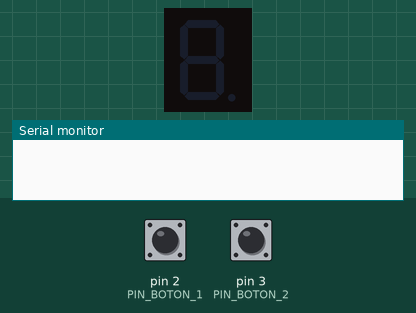
This sketch was run on a simulated Arduino Uno, built with avr-gcc and run on an emulated ATmega328P. On the bench: 1-digit seven-segment display, the last lines printed to the serial monitor. Wiring (inferred from the names in the program): 1-digit 7-segment display, segments lit when HIGH: segments pin 4, pin 5, pin 6, pin 7, pin 8, pin 9, pin 10. The inputs (shaded band) are chosen by the test bench; at power-on: pin 2 (PIN_BOTON_1) HIGH, pin 3 (PIN_BOTON_2) HIGH. The segment pins are drawn as the display they are named for.

Above: at 1.2 s.
1.3 s: pin 2 (PIN_BOTON_1) pulled LOW for 0.15 s
At 2.4 s:
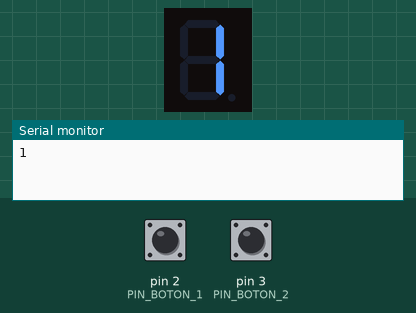
2.9 s: pin 3 (PIN_BOTON_2) pulled LOW for 0.15 s
At 3.6 s:
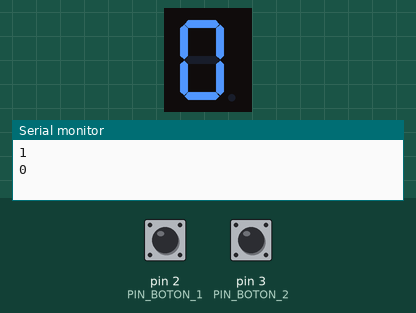
4.5 s: pin 2 (PIN_BOTON_1) pulled LOW for 1 s
At 4.8 s:
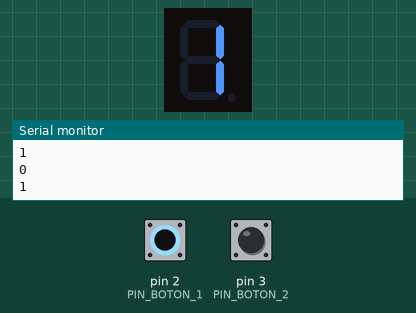
7.0 s: pin 2 (PIN_BOTON_1) pulled LOW for 0.15 s
At 7.9 s:
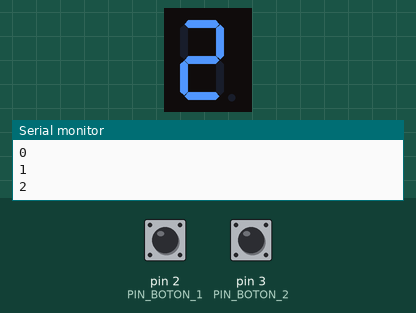
8.6 s: pin 2 (PIN_BOTON_1) pulled LOW for 3.2 s
At 9.1 s:
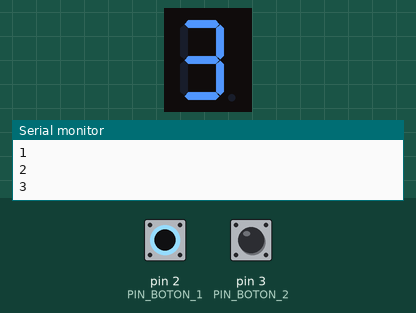
13.3 s: pin 2 (PIN_BOTON_1) pulled LOW for 0.15 s
At 13.9 s:
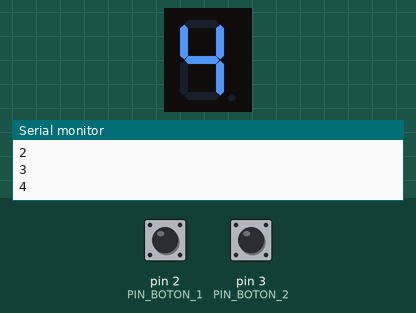
Timing chart, 0 to 15.9 s (numbered marks = the images above; inputs shaded):
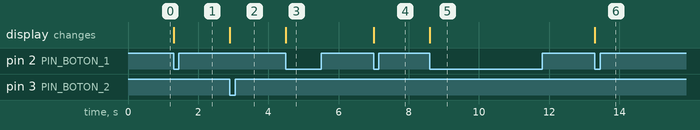

Measured:
- after the input at 1.3 s, the display: changes at once (image 1)
- after the input at 2.9 s, the display: changes at once (image 2)
- after the input at 4.5 s, the display: changes at once (image 3)
- after the input at 7.0 s, the display: changes at once (image 4)
- after the input at 8.6 s, the display: changes at once (image 5)
- after the input at 13.3 s, the display: changes at once (image 6)

The sketch:

practica2.ino
```cpp
#define PIN_BOTON_1 2
#define PIN_BOTON_2 3

int pulsaciones;
bool Pulsado1, Pulsado2;
bool PulsadoAnt1, PulsadoAnt2;
// segmentos a activar para cada valor del digito
uint8_t tabla7seg[10]={0x3f,0x6,0x5b,0x4f,0x66,0x6d,0x7d,0x7,0x7f,0x6f};
// pines a utilizar para el display
uint8_t pines_display[7]={4,5,6,7,8,9,10};
uint8_t contador = 0;

void setup()
{
	pinMode(PIN_BOTON_1, INPUT);
	pinMode(PIN_BOTON_2, INPUT);
  pinMode(pines_display[0], OUTPUT);
  pinMode(pines_display[1], OUTPUT);
  pinMode(pines_display[2], OUTPUT);
  pinMode(pines_display[3], OUTPUT);
  pinMode(pines_display[4], OUTPUT);
  pinMode(pines_display[5], OUTPUT);
  pinMode(pines_display[6], OUTPUT);
	Serial.begin(9600);
	pulsaciones = 0;
	Pulsado1 = Pulsado2 = PulsadoAnt1 = PulsadoAnt2 = false;
}

void write_display(int num){
  for(int i = 0; i < 7; i++){
    digitalWrite(pines_display[i], bitRead( tabla7seg[num] , i));
  }
}

void loop()
{

	if ( PulsadoAnt1 )
	{	if ( !digitalRead(PIN_BOTON_1) )
		{	Pulsado1=true;	}
		else PulsadoAnt1 = false;
	}
	else if( !digitalRead(PIN_BOTON_1) )
	{
		Pulsado1 = true;
		Serial.println(++pulsaciones);
    write_display(pulsaciones);
	}

	if ( PulsadoAnt2 )
	{	if ( !digitalRead(PIN_BOTON_2) )
		{	Pulsado2=true;	}
		else PulsadoAnt2 = false;
	}
	else if( !digitalRead(PIN_BOTON_2) )
	{
		Pulsado2 = true;
    if( (pulsaciones-1) >= 0 ){
		  Serial.println(--pulsaciones);
      write_display(pulsaciones);
    }
	}

  pulsaciones%=9;
	if ( Pulsado1 ) PulsadoAnt1 = true;
	if ( Pulsado2 ) PulsadoAnt2 = true;
	Pulsado1 = Pulsado2 = false;
}
```
